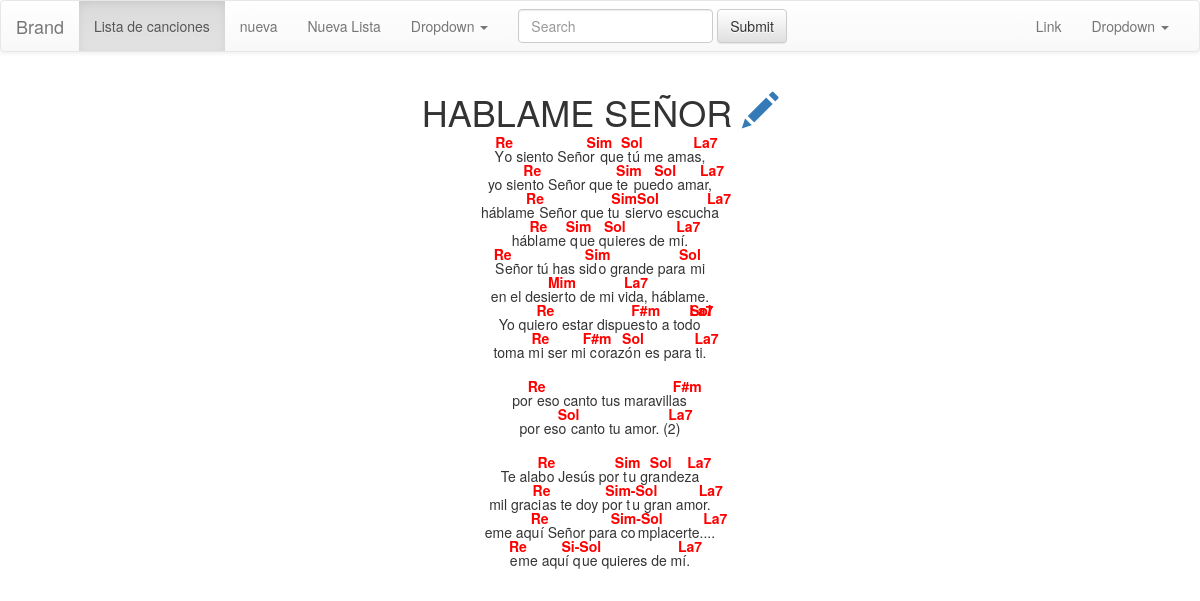
The app's page /song/6/, older data.
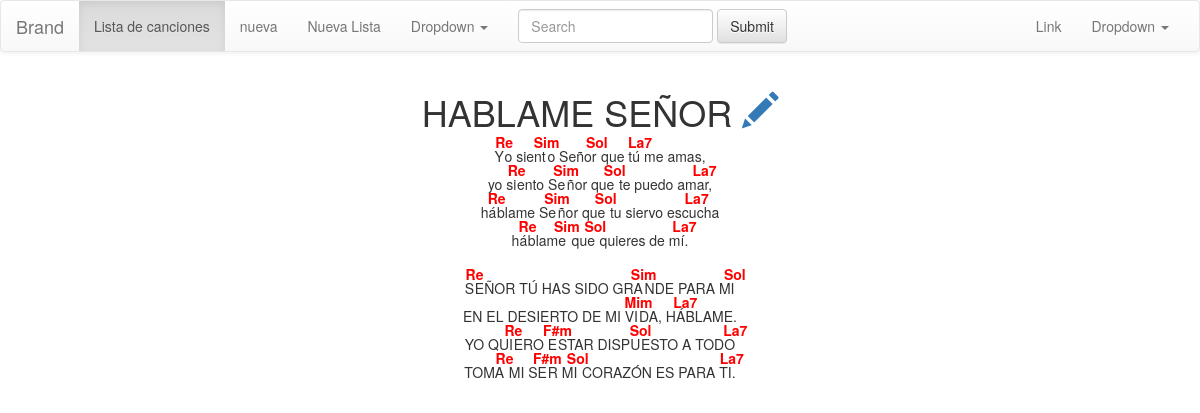
The same page, newer data.
### songs/models.py (models this page shows, shortened)
class Song(models.Model):
    name = models.CharField('Nombre', max_length=200)
    lyrics = models.TextField('Contenido')
    lyrics_edit_view = models.TextField('Edicion')
    lyrics_formated = models.TextField('Contenido HTML')

### songs/views.py (the view)
# urls.py: url(r'^song/(?P<pk>[-\w]+)/$', SongDetailView.as_view(), name='song-detail'),
class SongDetailView(DetailView):
    model = Song
    template_name = 'song_detail.html'

### songs/templates/song_detail.html (shortened to what this page needs)
{% extends "base.html" %}
{% load staticfiles %}
{% block content %}
<div class="text-center">
  <h1 >
  	{{ object.name }}
  	<a href="/song/edit/{{object.id}}/" class="hidden-xs">
  		<i class="glyphicon glyphicon-pencil"></i>
  	</a>
  </h1>
  {{ object.lyrics_formated|safe }}
</div>
{% endblock %}
{% block css %}
  <link rel='stylesheet' href='{% static "main.css"%}?v=1'/>
{% endblock %}

Row changes from the older to the newer data that the page shows:
changed Song "HABLAME SEÑOR": lyrics_formated "Y Re o siento Señor Sim que t Sol ú me amas, La7 yo sien Re to Señor que te Sim pued Sol o amar, La7 háblame Re Señor que tu Sim sier Sol vo escucha La7 hábl Re ame q Sim ue qu Sol ieres de mí. La7 S Re eñor tú has sid Sim o gra nde para Sol mi e n el desier Mim to de mi vid La7 a, háblame. Yo quie Re ro estar dispues F#m to a todo Sol La7 toma m Re i ser mi c F#m orazó Sol n es para ti. La7 por Re eso canto tus maravillas F#m por eso Sol canto tu amor. (2) La7 Te alab Re o Jesús por t Sim u gra Sol ndeza La7 mil graci Re as te doy por t Sim-Sol u gran amor. La7 eme aqu Re í Señor para co Sim-Sol mplacerte.... La7 e Re me aquí q Si-Sol ue quieres de mí. La7" → "Y Re o sient Sim o Señor Sol que tú La7 me amas, yo si Re ento Se Sim ñor que Sol te puedo ama La7 r, há Re blame Se Sim ñor que Sol tu siervo escu La7 cha há Re blame Sim que Sol quieres de mí La7 . S Re EÑOR TÚ HAS SIDO GRA Sim NDE PARA MI Sol EN EL DESIERTO DE MI VI Mim DA, HÁ La7 BLAME. YO QUI Re ERO E F#m STAR DISPU Sol ESTO A TODO La7 TOMA Re MI SE F#m R MI Sol CORAZÓN ES PARA TI La7 ."
